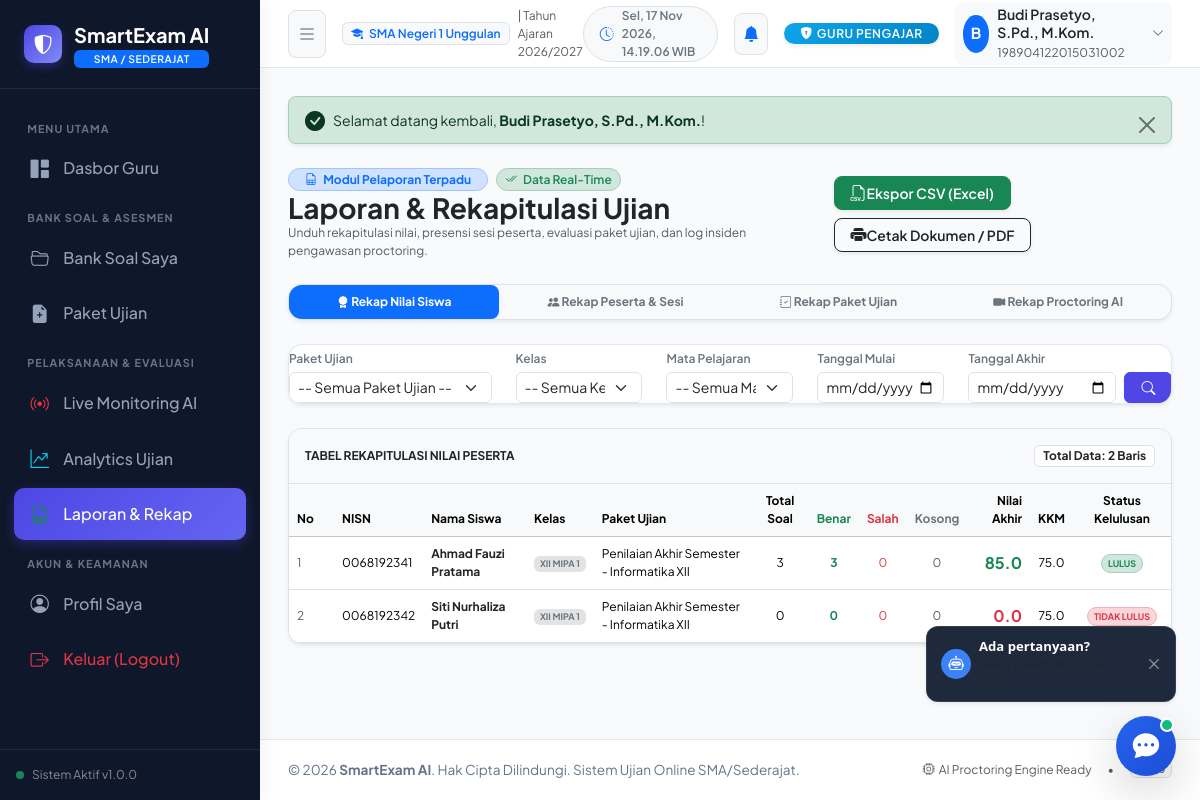
Page /teacher/reports (signed in) on the committed database.
### tables this page shows
CREATE TABLE `teachers` (
    `id` INT UNSIGNED AUTO_INCREMENT PRIMARY KEY,
    `user_id` INT UNSIGNED NOT NULL UNIQUE COMMENT 'Relasi 1:1 ke tabel users',
    `nip` VARCHAR(30) NULL UNIQUE COMMENT 'Nomor Induk Pegawai',
    `nuptk` VARCHAR(30) NULL COMMENT 'Nomor Unik Pendidik dan Tenaga Kependidikan',
    `gender` ENUM('L', 'P') NOT NULL DEFAULT 'L' COMMENT 'Laki-laki / Perempuan',
    `phone` VARCHAR(20) NULL COMMENT 'Nomor WhatsApp / telepon guru',
    `address` TEXT NULL COMMENT 'Alamat tempat tinggal guru',
    `created_at` TIMESTAMP DEFAULT CURRENT_TIMESTAMP,
    `updated_at` TIMESTAMP DEFAULT CURRENT_TIMESTAMP ON UPDATE CURRENT_TIMESTAMP,
    INDEX `idx_teachers_nip` (`nip`),
    CONSTRAINT `fk_teachers_user` FOREIGN KEY (`user_id`) REFERENCES `users` (`id`) ON DELETE CASCADE
);

CREATE TABLE `users` (
    `id` INT UNSIGNED AUTO_INCREMENT PRIMARY KEY,
    `name` VARCHAR(100) NOT NULL COMMENT 'Nama lengkap pengguna',
    `username` VARCHAR(50) NOT NULL UNIQUE COMMENT 'Username unik login',
    `email` VARCHAR(100) NULL DEFAULT NULL COMMENT 'Alamat email pengguna (opsional)',
    `password` VARCHAR(255) NOT NULL COMMENT 'Hash sandi bcrypt',
    `role` ENUM('admin', 'guru', 'siswa') NOT NULL DEFAULT 'siswa' COMMENT 'Peran pengguna dalam sistem',
    `is_active` TINYINT(1) NOT NULL DEFAULT 1 COMMENT '1 = Aktif, 0 = Nonaktif',
    `created_at` TIMESTAMP DEFAULT CURRENT_TIMESTAMP,
    `updated_at` TIMESTAMP DEFAULT CURRENT_TIMESTAMP ON UPDATE CURRENT_TIMESTAMP,
    INDEX `idx_users_role` (`role`),
    INDEX `idx_users_username` (`username`),
    INDEX `idx_users_email` (`email`)
);

CREATE TABLE `exam_participants` (
    `id` INT UNSIGNED AUTO_INCREMENT PRIMARY KEY,
    `exam_id` INT UNSIGNED NOT NULL COMMENT 'Relasi ke paket ujian',
    `student_id` INT UNSIGNED NOT NULL COMMENT 'Relasi ke siswa peserta ujian',
    `start_time` DATETIME NULL COMMENT 'Waktu presisi siswa mulai mengerjakan',
    `submit_time` DATETIME NULL COMMENT 'Waktu presisi siswa mengumpulkan ujian',
    `status` ENUM('registered', 'ongoing', 'submitted', 'graded') NOT NULL DEFAULT 'registered' COMMENT 'Status peserta saat ujian',
    `score` DECIMAL(5, 2) NULL COMMENT 'Nilai total yang diraih siswa',
    `ip_address` VARCHAR(45) NULL COMMENT 'Alamat IP koneksi peserta',
    `user_agent` TEXT NULL COMMENT 'Informasi browser & OS peserta',
    `question_order` TEXT NULL COMMENT 'Urutan ID butir soal yang diujikan (JSON)',
    `supervisor_notes` TEXT NULL COMMENT 'Catatan evaluasi pengawas ujian terhadap peserta',
    `created_at` TIMESTAMP DEFAULT CURRENT_TIMESTAMP,
    `updated_at` TIMESTAMP DEFAULT CURRENT_TIMESTAMP ON UPDATE CURRENT_TIMESTAMP,
    UNIQUE KEY `idx_exam_student_unique` (`exam_id`, `student_id`),
    INDEX `idx_participants_status` (`status`),
    CONSTRAINT `fk_participants_exam` FOREIGN KEY (`exam_id`) REFERENCES `exams` (`id`) ON DELETE CASCADE,
    CONSTRAINT `fk_participants_student` FOREIGN KEY (`student_id`) REFERENCES `students` (`id`) ON DELETE CASCADE
);

CREATE TABLE `students` (
    `id` INT UNSIGNED AUTO_INCREMENT PRIMARY KEY,
    `user_id` INT UNSIGNED NOT NULL UNIQUE COMMENT 'Relasi 1:1 ke tabel users',
    `class_id` INT UNSIGNED NOT NULL COMMENT 'Relasi N:1 ke tabel classes',
    `nisn` VARCHAR(20) NOT NULL UNIQUE COMMENT 'Nomor Induk Siswa Nasional',
    `gender` ENUM('L', 'P') NOT NULL DEFAULT 'L' COMMENT 'Laki-laki / Perempuan',
    `phone` VARCHAR(20) NULL COMMENT 'Nomor WhatsApp / telepon siswa',
    `address` TEXT NULL COMMENT 'Alamat tempat tinggal',
    `created_at` TIMESTAMP DEFAULT CURRENT_TIMESTAMP,
    `updated_at` TIMESTAMP DEFAULT CURRENT_TIMESTAMP ON UPDATE CURRENT_TIMESTAMP,
    INDEX `idx_students_class` (`class_id`),
    INDEX `idx_students_nisn` (`nisn`),
    CONSTRAINT `fk_students_user` FOREIGN KEY (`user_id`) REFERENCES `users` (`id`) ON DELETE CASCADE,
    CONSTRAINT `fk_students_class` FOREIGN KEY (`class_id`) REFERENCES `classes` (`id`) ON DELETE RESTRICT
);

CREATE TABLE `classes` (
    `id` INT UNSIGNED AUTO_INCREMENT PRIMARY KEY,
    `class_name` VARCHAR(50) NOT NULL UNIQUE COMMENT 'Nama rombel, misal: XII MIPA 1',
    `grade_level` ENUM('10', '11', '12') NOT NULL COMMENT 'Tingkat jenjang kelas SMA',
    `major` VARCHAR(50) NOT NULL DEFAULT 'MIPA' COMMENT 'Jurusan: MIPA, IPS, BAHASA, UMUM',
    `academic_year` VARCHAR(20) NOT NULL DEFAULT '2026/2027' COMMENT 'Tahun ajaran aktif',
    `created_at` TIMESTAMP DEFAULT CURRENT_TIMESTAMP,
    `updated_at` TIMESTAMP DEFAULT CURRENT_TIMESTAMP ON UPDATE CURRENT_TIMESTAMP,
    INDEX `idx_classes_grade` (`grade_level`),
    INDEX `idx_classes_academic_year` (`academic_year`)
);

CREATE TABLE `exams` (
    `id` INT UNSIGNED AUTO_INCREMENT PRIMARY KEY,
    `teacher_id` INT UNSIGNED NOT NULL COMMENT 'Guru penanggung jawab / pembuat ujian',
    `subject_id` INT UNSIGNED NOT NULL COMMENT 'Mata pelajaran yang diujikan',
    `question_bank_id` INT UNSIGNED NULL COMMENT 'Bank soal referensi yang digunakan',
    `title` VARCHAR(150) NOT NULL COMMENT 'Judul ujian, misal: PAS Gasal Informatika XII',
    `description` TEXT NULL COMMENT 'Instruksi dan tata tertib ujian',
    `start_date` DATE NOT NULL COMMENT 'Tanggal mulai akses ujian',
    `end_date` DATE NOT NULL COMMENT 'Tanggal berakhir akses ujian',
    `exam_date` DATE NOT NULL COMMENT 'Tanggal pelaksanaan utama',
    `start_time` TIME NOT NULL COMMENT 'Waktu mulai ujian (WIB)',
    `end_time` TIME NOT NULL COMMENT 'Batas akhir akses ujian (WIB)',
    `duration_minutes` INT UNSIGNED NOT NULL DEFAULT 90 COMMENT 'Durasi pengerjaan dalam menit',
    `total_questions` INT UNSIGNED NOT NULL DEFAULT 0 COMMENT 'Jumlah butir soal yang diujikan',
    `is_random_questions` TINYINT(1) NOT NULL DEFAULT 0 COMMENT '1=Acak urutan soal, 0=Sesuai urutan bank',
    `is_random_options` TINYINT(1) NOT NULL DEFAULT 0 COMMENT '1=Acak opsi pilihan ganda A-E, 0=Tetap',
    `max_attempts` INT UNSIGNED NOT NULL DEFAULT 1 COMMENT 'Batas maksimal pengulangan ujian',
    `passing_grade` DECIMAL(5, 2) NOT NULL DEFAULT 75.00 COMMENT 'Kriteria Ketuntasan Minimal (KKM)',
    `enable_dual_camera` TINYINT(1) NOT NULL DEFAULT 1 COMMENT '1=Wajibkan kamera ganda, 0=Kamera utama saja',
    `enable_ai_proctoring` TINYINT(1) NOT NULL DEFAULT 1 COMMENT '1=Aktifkan pengawasan AI, 0=Nonaktif',
    `token` VARCHAR(20) NOT NULL COMMENT 'Token unik masuk ujian',
    `status` ENUM('draft', 'published', 'ongoing', 'completed', 'cancelled') NOT NULL DEFAULT 'draft' COMMENT 'Status siklus ujian',
    `created_at` TIMESTAMP DEFAULT CURRENT_TIMESTAMP,
    `updated_at` TIMESTAMP DEFAULT CURRENT_TIMESTAMP ON UPDATE CURRENT_TIMESTAMP,
    INDEX `idx_exams_teacher` (`teacher_id`),
    INDEX `idx_exams_subject` (`subject_id`),
    INDEX `idx_exams_status` (`status`),
    INDEX `idx_exams_date` (`exam_date`),
    CONSTRAINT `fk_exams_teacher` FOREIGN KEY (`teacher_id`) REFERENCES `teachers` (`id`) ON DELETE CASCADE,
    CONSTRAINT `fk_exams_subject` FOREIGN KEY (`subject_id`) REFERENCES `subjects` (`id`) ON DELETE CASCADE,
    CONSTRAINT `fk_exams_bank` FOREIGN KEY (`question_bank_id`) REFERENCES `question_banks` (`id`) ON DELETE SET NULL
);

### app/Views/teacher/reports/index.php (the view, shortened to what the rows shown need)
<?php
$reportType = $reportType ?? 'rekap_nilai';
$reportData = $reportData ?? [];
?>
<div class="card-custom shadow-sm overflow-hidden border">
    <?php if (empty($reportData)): ?>
        <div class="p-5 text-center text-muted">
            <i class="bi bi-folder-x fs-1 d-block mb-2 text-secondary"></i>
            <strong class="d-block text-sm">Tidak Ada Data Ditemukan</strong>
            <span class="text-xs">Ubah parameter filter di atas atau pastikan siswa telah mengikuti ujian.</span>
        </div>
    <?php else: ?>
        <?php if ($reportType === 'rekap_nilai'): ?>
            <div class="table-responsive">
                <table class="table table-hover align-middle mb-0 text-xs">
                    <thead class="table-light">
                        <tr>
                            <th style="width: 45px;">No</th>
                            <th>NISN</th>
                            <th>Nama Siswa</th>
                            <th>Kelas</th>
                            <th>Paket Ujian</th>
                            <th class="text-center">Total Soal</th>
                            <th class="text-center text-success">Benar</th>
                            <th class="text-center text-danger">Salah</th>
                            <th class="text-center text-secondary">Kosong</th>
                            <th class="text-end">Nilai Akhir</th>
                            <th class="text-center">KKM</th>
                            <th class="text-center">Status Kelulusan</th>
                        </tr>
                    </thead>
                    <tbody>
                        <?php foreach ($reportData as $idx => $r): ?>
                            <tr>
                                <td class="font-mono text-muted"><?= is_numeric($idx) ? $idx + 1 : 1 ?></td>
                                <td class="font-mono"><?= e($r['nisn']) ?></td>
                                <td><strong class="text-dark"><?= e($r['student_name']) ?></strong></td>
                                <td><span class="badge bg-secondary-subtle text-secondary"><?= e($r['class_name']) ?></span></td>
                                <td><?= e($r['exam_title']) ?></td>
                                <td class="text-center font-mono"><?= (int)$r['total_questions'] ?></td>
                                <td class="text-center font-mono font-bold text-success"><?= (int)$r['correct_answers'] ?></td>
                                <td class="text-center font-mono text-danger"><?= (int)$r['wrong_answers'] ?></td>
                                <td class="text-center font-mono text-muted"><?= (int)$r['unattempted'] ?></td>
                                <td class="text-end">
                                    <strong class="fs-6 font-mono <?= ($r['passing_status'] === 'LULUS') ? 'text-success' : 'text-danger' ?>">
                                        <?= number_format((float)$r['final_score'], 1) ?>
                                    </strong>
                                </td>
                                <td class="text-center font-mono"><?= number_format((float)$r['passing_grade'], 1) ?></td>
                                <td class="text-center">
                                    <?php if ($r['passing_status'] === 'LULUS'): ?>
                                        <span class="badge bg-success-subtle text-success border border-success-subtle rounded-pill px-2.5 py-1 font-bold">LULUS</span>
                                    <?php else: ?>
                                        <span class="badge bg-danger-subtle text-danger border border-danger-subtle rounded-pill px-2.5 py-1 font-bold">TIDAK LULUS</span>
                                    <?php endif; ?>
                                </td>
                            </tr>
                        <?php endforeach; ?>
                    </tbody>
                </table>
            </div>
        <?php endif; ?>
    <?php endif; ?>
</div>

### app/Views/partials/navbar.php (shortened to what the rows shown need)
<?php
$currentUser = AuthMiddleware::user() ?? [];
$role = AuthMiddleware::role() ?? 'guest';
$roleBadgeClass = match($role) {
    'admin' => 'badge-role-admin',
    'guru'  => 'badge-role-guru',
    'siswa' => 'badge-role-siswa',
    default => 'bg-secondary'
};
$roleLabel = match($role) {
    'admin' => 'SUPER USER / ADMIN',
    'guru'  => 'GURU PENGAJAR',
    'siswa' => 'PESERTA DIDIK',
    default => 'GUEST'
};
?>
<header class="top-navbar">
    <div class="d-flex align-items-center gap-3">
        <button id="sidebarToggle" class="btn btn-light border text-secondary btn-sm p-2 rounded-3" type="button" aria-label="Toggle Sidebar" title="Buka/Tutup Menu">
            <i class="bi bi-list fs-5"></i>
        </button>
        <div class="d-none d-md-flex align-items-center gap-2">
            <span class="badge bg-light text-primary border px-2 py-1 font-semibold">
                <i class="bi bi-mortarboard-fill me-1"></i> SMA Negeri 1 Unggulan
            </span>
            <span class="text-muted text-xs">| Tahun Ajaran 2026/2027</span>
        </div>
    </div>
    <div class="d-flex align-items-center gap-3">
        <div class="d-none d-lg-flex align-items-center gap-2 text-secondary text-sm bg-light px-3 py-1.5 rounded-pill border">
            <i class="bi bi-clock-history text-primary"></i>
            <span id="liveClock" class="font-semibold text-xs">Memuat waktu...</span>
        </div>
        <div class="dropdown" id="notificationDropdownContainer">
            <button class="btn btn-light border position-relative p-2 rounded-3 text-secondary"
                    type="button"
                    id="notifMenuButton"
                    data-bs-toggle="dropdown"
                    aria-expanded="false"
                    title="Notifikasi Pengguna">
                <i class="bi bi-bell-fill fs-6 text-primary"></i>
            </button>
        </div>
        <span class="badge <?= $roleBadgeClass ?> rounded-pill px-3 py-1.5 text-xs shadow-sm d-none d-sm-inline-block">
            <i class="bi bi-shield-lock-fill me-1"></i><?= $roleLabel ?>
        </span>
        <div class="dropdown">
            <button class="btn btn-light border-0 d-flex align-items-center gap-2 py-1 px-2 rounded-3" type="button" id="userMenuButton" data-bs-toggle="dropdown" aria-expanded="false">
                <div class="rounded-circle bg-primary text-white d-flex align-items-center justify-content-center font-bold" style="width: 38px; height: 38px; font-size: 0.95rem;">
                    <?= strtoupper(substr($currentUser['name'] ?? 'U', 0, 1)) ?>
                </div>
                <div class="d-none d-md-block text-start lh-sm pe-1">
                    <div class="font-semibold text-sm text-dark"><?= e($currentUser['name'] ?? 'User') ?></div>
                    <small class="text-muted text-xs"><?= e($currentUser['nisn_nip'] ?? $currentUser['username'] ?? '') ?></small>
                </div>
                <i class="bi bi-chevron-down text-muted text-xs ms-1"></i>
            </button>
        </div>
    </div>
</header>

### rows in the picture
teachers: user.username "GURU PENGAJAR", user.name "B", user.name "Budi Prasetyo, S.Pd., M.Kom.", nip "198904122015031002"
exam_participants: student.nisn "0068192341", users.name "Ahmad Fauzi Pratama", classes.class_name "XII MIPA 1", exam.title "Penilaian Akhir Semester - Informatika XII", total_questions "3", correct_answers "3", wrong_answers "0", unattempted "0", final_score "85.0", exam.passing_grade "75.0", shows "LULUS"
exam_participants: student.nisn "0068192342", users.name "Siti Nurhaliza Putri", classes.class_name "XII MIPA 1", exam.title "Penilaian Akhir Semester - Informatika XII", total_questions "0", correct_answers "0", wrong_answers "0", unattempted "0", final_score "0.0", exam.passing_grade "75.0", shows "TIDAK LULUS"

### other values in the picture
APP_NAME "SmartExam AI"
APP_VERSION "1.0.0"
$msg "Selamat datang kembali, Budi Prasetyo, S.Pd., M.Kom. !"
count($reportData) "2"
